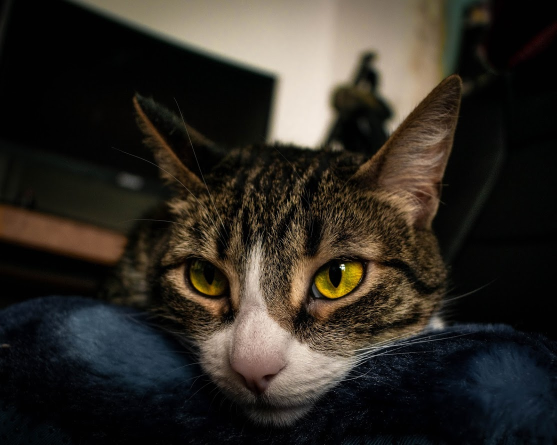
#> input picture homeworks/images/coyoya.jpg, 1113 x 890 px (shown at 1/2 size)
$ jupyter execute --allow-errors hwk01.ipynb   (shell and % lines are left out)
#> lines starting #> are read from the running program, lines starting #| are printed output that depends on the picture; long printed decimals are rounded
# MAT281 - Tarea 1

## SVD y Gatitos

En este ejercicio utilizaremos la descomposición valor singular con tal de comprimir imágenes, si bien hay algoritmos mucho mejores para esto, será un ejercicio muy ilustrativo.

### Recuerdo

La descomposición SVD de una matriz $A$ de tamaño $m \times n$ posee la siguiente forma
$$
A = U \Sigma V^H
$$
donde $\Sigma$ es diagonal $m \times n$, mientras que $U$ y $V$ son matrices unitarias $m \times m$ and $n \times n$, respectivamente. Los elementos diagonales de $\Sigma$ son no-negativos y aquellos valores positivos son llamados **valores singulares** de $A$. Como convención los valores singulares se listan en orden decreciente a lo largo de la diagonal. Las columnas de $U$ y $V$ son llamadas **vectores singulares** izquierdos y derechos respectivamente.

PD: Recuerda que $A^H = \bar{A}^\top$, es decir, la matriz traspuesta de la matriz conjugada.

[cell 1]
import numpy as np
from scipy.linalg import svd
from scipy import linalg

np.random.seed(42)  # Para reproducibilidad de resultados

Por ejemplo para una matriz de $2 \times 2$:

[cell 2]
A = np.array([[0.1, 0.5], [0.4, 0.8]])
u, s, vh = svd(A)

#### Ejercicio 1

(5 puntos)

Define la función `svd_validaton` tal que:

1. El _input_ sea un arreglo bidimensional `A` de tamaño $m \times n$.
2. Obtenga la descomposición valor singular de `A`.
3. Retorne `True` o `False` si es que se cumple la igualdad
$$
A = \sum_{l=1}^{\min(m, n)} \sigma_l \; u_l v_l^H,
$$
donde $\sigma_l$ corresponden a los valores singulares de $A$, mientras que $u_i$ y $v_j$ a las columnas de $U$ y $V$ respectivamente. Hint: Utiliza `np.allclose` con la tolerancia por defecto.

[cell 3]
def svd_validation(A):
    m, n = np.shape(A)
    U, s, Vh = svd(A)
    new_A = np.zeros(np.shape(A))
    for l in np.arange(0,min(m,n)):
        new_A = new_A + s[l] * np.outer(U[:,l:l+1], Vh.T[:,l:l+1])
    return np.allclose(new_A,A)

[cell 4]
A_test = np.random.randint(100, size=(20, 5))
svd_validation(A_test)

### Geometría

Considerar una matriz `A` como un operador lineal tiene una interpretación geométrica muy sencilla, transforma una (hyper)-esfera en una (hyper)-elipse. Por ejemplo, consideremos una esfera unitaria en $\mathbb{R}^2$.

[cell 5]
import matplotlib.pyplot as plt

[cell 6]
def show_circle(circle):
    plt.plot(circle[0, :], circle[1, :])
    plt.axis('image');

[cell 7]
t = np.linspace(0, 3.5 * np.pi , num=300)
l = np.linspace(-1, 1, num=10)
z = np.zeros_like(l)
circle = np.array(
    [
        np.concatenate([l, np.cos(t), z]),
        np.concatenate([z, np.sin(t), l])
    ]
)

show_circle(circle)

Luego, al utilizar `A` como un operador lineal, es decir $A C$.

[cell 8]
print(A)

[cell 9]
show_circle(A @ circle)

#### Ejercicio 2

(5 puntos)

* Obtén la descomposición SVD de $A$, tal que $A = U \Sigma V^H$.
* Grafica el resultado de aplicar los siguientes operadores lineales a la circunferencia unitaria:
    - $U$
    - $\Sigma$
    - $V^H$
* Explica con tus palabras la transformación de la circunferencia unitaria luego de aplicar los operadores anteriores, ¿Influye en algo que $U$ y $V$ sean unitarias?
* ¿Qué relación tienen los operadores anteriores respecto a aplicar el operador lineal $A$?

[cell 10]
U, s, V = svd(A)
m, n = np.shape(A)
Σ = linalg.diagsvd(s,m,n)

[cell 11]
show_circle(U @ circle)

[cell 12]
show_circle(Σ @ circle)

[cell 13]
show_circle(V @ circle)
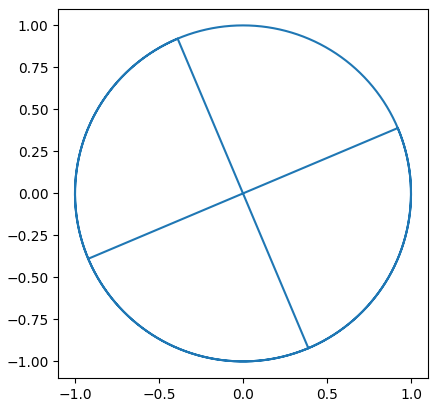
#> figure drawn by matplotlib, 1 panel

* Explica con tus palabras la transformación de la circunferencia unitaria luego de aplicar los operadores anteriores, ¿Influye en algo que $U$ y $V$ sean unitarias?

__Respuesta:__
* Lo que resultó de aplicarle el operador $U$ a la circunferencia fue solamente una rotación de la circunferencia.
* Lo que resultó de aplicarle el operador $\Sigma$ a la circunferencia fue un '_achantamiento_'.
* Lo que resultó de aplicarle el operador $V$ a la circunferencia fue nuevamente una rotación, no igual a la ocacionada por $U$, de hecho pareciera que en sentido contrario a esta.

Además, podemos apreciar que sí influye que $U$ y $V$ sean unitarias, ya que las transformaciones resultantes no modificaron la característica unitaria de la bola, sólo la rotaron, sin embargo la aplicación de $\Sigma$ modificó la medida del eje vertical.

* ¿Qué relación tienen los operadores anteriores respecto a aplicar el operador lineal $A$?

[cell 14]
show_circle( V @ circle)

[cell 15]
show_circle(Σ @ V @ circle)
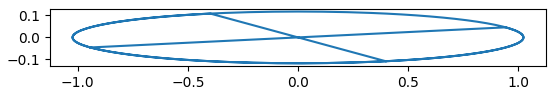
#> figure drawn by matplotlib, 1 panel

[cell 16]
show_circle(U @ Σ @ V @ circle)

__Respuesta:__ Como $A=U\Sigma V$, tenemos que $AC=U\Sigma VC$, entonces aplicar los operadores $U$, $\Sigma$, $V$ a $C$ (en nuestro caso '_circle_') de manera secuencial resultará en la misma transformación obtenida de $AC$. De esta forma, $U$, $\Sigma$, $V$ son una descomposición en rotaciones y achatamiento del operador $A$.

### Aproximación Rango Menor

Existen muchas maneras de expresar una matriz como una suma de matrices de menor rango, por ejemplo:

$$
\begin{bmatrix}
a & b \\
c & d
\end{bmatrix}
=
\begin{bmatrix}
a & 0 \\ 0 & 0
\end{bmatrix}
+
\begin{bmatrix}
0 & b \\ 0 & 0
\end{bmatrix}
+
\begin{bmatrix}
0 & 0 \\ c & 0
\end{bmatrix}
+
\begin{bmatrix}
0 & 0 \\ 0 & d
\end{bmatrix}.
$$

Cada una de las matrices del lado derecho pueden tener rango a lo más 1.

En el primer ejercicio demostraste que la descomposición SVD $A$ puede ser expresada como una suma de matrices. Sin embargo, cada una de estas matrices tiene rango 1! Esto pues cada una de estas matrices se forma a partir de los productos externos entre los vectores $u_l$ y $v_l$, es decir $u_l v_l^H$.

La pregunta natural es:

_¿Cómo obtener una buena aproximación de $A$ utilizando matrices de rango muy bajo?_

Bueno, aquí va un teorema.

__Teorema 1:__

Sea $A$ matriz de tamaño $m \times n$. Para cualquier $0 \le \ell \le r = \text{rank}(A)$, se define la matriz
$$
A_\ell = \sum_{j=1}^{\ell} \sigma_j u_j v_j^h,
$$
utilizando los valores singulares $\sigma_j$ y los vectores singulares (izquierdos y derechos) $u_j, v_j$ de $A$,  i.e., $A_\ell$ se compone de la suma de los primeros $\ell$ términos de la descomposición SVD escrita como una suma de productor externos. Luego, el mínimo de  $\| A - B \|_F$ sobre todas las matrices $B$ de tamaño $m \times n$ y rango no mayor a $\ell$ se obtiene por $\| A - A_\ell \|_F$ y el mínimo que se alcanza es  $(\sigma_{\ell+1}^2 + \cdots + \sigma_r^2)^{1/2}$.

Recuerda que la norma de Frobenius se define como

$$
\| A \|_F = \bigg( \sum_{i, j} |A_{ij}|^2 \bigg)^{1/2}.
$$

Motivaremos el ejercicio utilizando imágenes en escala de grises ya que es muy intuitivo, fácil de ver y se puede considerar que la imagen es una matriz.

[cell 17]
from pathlib import Path
from PIL import Image

[cell 18]
# Utilizaremos una foto de una de mis gatitas c:
cat = Image.open(Path().resolve() / "images" / "coyoya.jpg").convert('L')
cat

Para convertirla en un numpy array basta con:

[cell 19]
cat_np = np.array(cat)
print(cat_np.shape)
#| (890, 1113)

#### Ejercicio 3

(10 puntos)

Define la función `low_rank_svd_approximation` tal que:

* Los inputs sean $A$ (la imagen convertida un `np.array` de dimensión 2) y un valor entero $\ell$ que represente la cantidad de términos a sumar de la despomposición SVD (respecto al teorema anterior).
* Retorne la aproximación $A_\ell$
* Imprima el error de la aproximación utilizando la norma de Frobenius.

Luego prueba tu función y observa la imagen con distintos valores de $\ell$.

[cell 20]
def low_rank_svd_approximation(A, l):
#> called with l = 10
    m, n = np.shape(A)
#> m = 890; n = 1113
    U, s, Vh = svd(A)
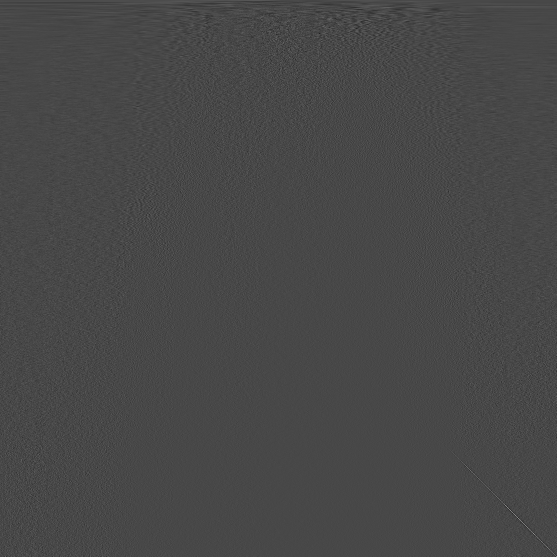
#> Vh: shape (1113, 1113) float32 (shown at 1/2 size); min -0.263, max 0.668, mean 3.97e-05; drawn with min black and max white
#> s = 890 values, max 62637.2 at index 0, min 2.25 at index 889, mean 418.9
    A_l = np.zeros(np.shape(A))
    for l in np.arange(0,l):
        A_l = A_l + s[l] * np.outer(U[:,l:l+1], Vh.T[:,l:l+1])
    error = linalg.norm(A - A_l,'fro')
#> error = 16044.7
    normaA=linalg.norm(A ,'fro')
#> normaA = 72547.7
    print(f'El error de aproximación es de {round(error/normaA,4)*100}%')
#| El error de aproximación es de 22.12%
    return A_l

[cell 21]
cat10 = low_rank_svd_approximation(cat_np, l=10)
plt.imshow(cat10, cmap='gray');

[cell 22]
cat50 = low_rank_svd_approximation(cat_np, l=50)
#> call 2 of low_rank_svd_approximation, with l = 50
#> after the loop in low_rank_svd_approximation (call 2), `for l in np.arange(0,l):`:
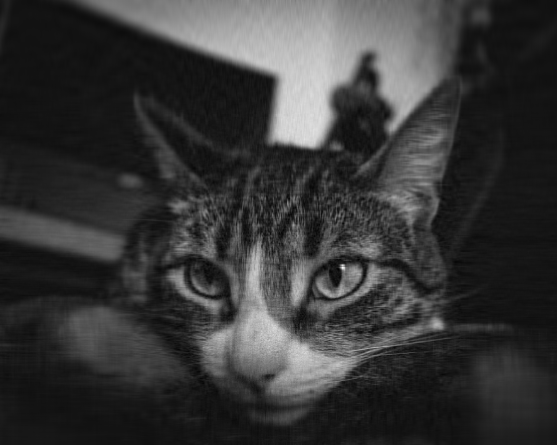
#> A_l: shape (890, 1113) float64 (shown at 1/2 size); min -21.44, max 280.8, mean 44.3; drawn with min black and max white
#> in low_rank_svd_approximation (call 2), `error = linalg.norm(A - A_l,'fro')`: error = 8143.3
#| El error de aproximación es de 11.220%
plt.imshow(cat50, cmap='gray');

#### Ejercicio 4

(15 puntos)

En el ejercicio anterior fijaste un rango máximo y obtuviste la aproximación, sin embargo, en otro contexto, te gustaría fijar una tolerancia de error y obtener la mejor aproximación.

Define la función `low_rank_svd_tol_approximation` tal que:

* Los inputs sean $A$ (la imagen convertida un `np.array` de dimensión 2) y $\varepsilon$ (tolerancia relativa) tal que
$$
\left(\frac{\sigma_{\ell+1}^2 + \cdots + \sigma_r^2}{\sigma_1^2 + \cdots + \sigma_r^2}\right)^{1/2} \le \varepsilon.
$$
* Imprima $\ell(\varepsilon)$, es decir, el mayor rango aproximado de $A$ tal que el error de aproximación sea a lo más $\varepsilon$.
* Retorne la aproximación $A_{\ell(\varepsilon)}$

Luego prueba tu función y observa la imagen con distintos valores de $\varepsilon$.

[cell 23]
def low_rank_svd_tol_approximation(A, tol):
#> called with tol = 0.1
    U, s, Vh = svd(A)
    rank = np.linalg.matrix_rank(A)
#> rank = 890
    for l in np.arange(0,rank):
        factor = linalg.norm(s[l:rank],2)/linalg.norm(s[0:rank],2)
        if factor <= tol:
            print(f'El rango aproximado de A es l={l+1}')
            break
        l=l+1
#> this loop made 65 passes
#> factor on passes 1 to 12: 1, 0.505, 0.408, 0.365, 0.334, 0.302, 0.28, 0.259, 0.244, 0.232, 0.221, 0.211
    return low_rank_svd_approximation(A, l+1)
#| El error de aproximación es de 9.86%

[cell 24]
cat_e1 = low_rank_svd_tol_approximation(cat_np, tol=1.e-1)
plt.imshow(cat_e1, cmap='gray');

[cell 25]
cat_e2 = low_rank_svd_tol_approximation(cat_np, tol=1.e-2)
#> the loop in low_rank_svd_tol_approximation (call 2), `for l in np.arange(0,rank):` made 458 passes
#| El error de aproximación es de 0.99%
plt.imshow(cat_e2, cmap='gray');

#### Ejercicio 5

(5 puntos)

Utilizando alguna imagen de tu preferencia utiliza ambas

[cell 26]
your_img_name = 'canela2.jpg'
your_img = Image.open(Path().resolve() / "images" / your_img_name ).convert('L')
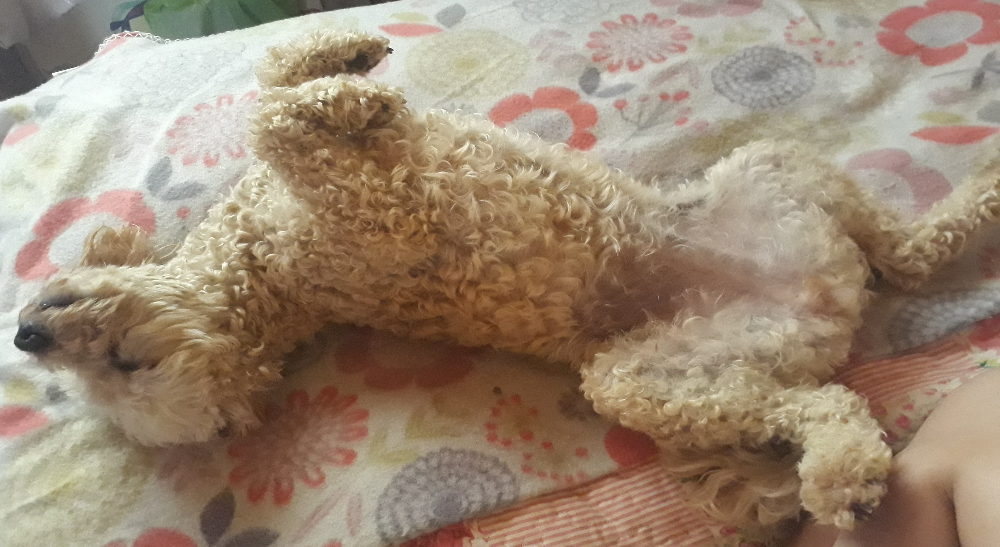
#> input picture homeworks/images/canela2.jpg, 1000 x 547 px
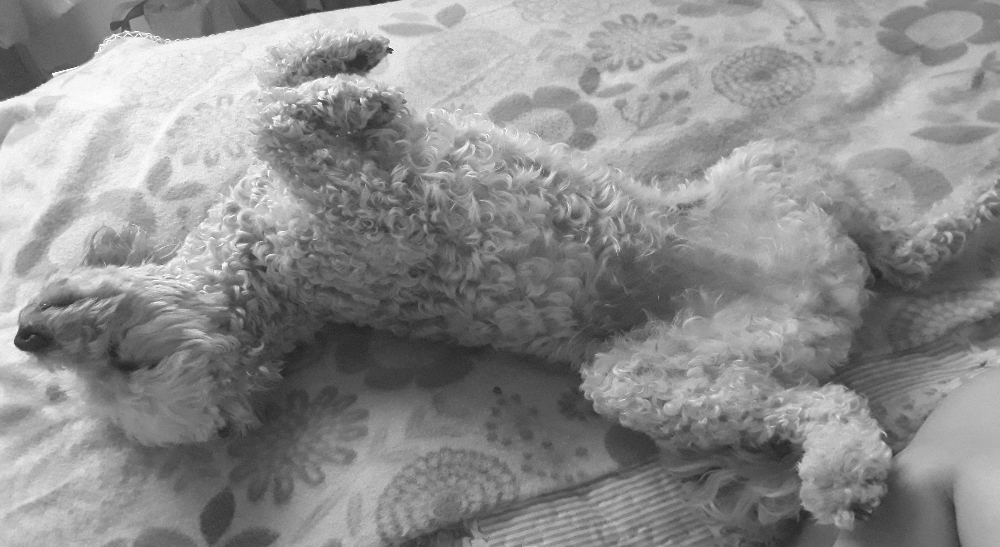
#> your_img: PIL image 1000x547 L; min 27, max 255, mean 141.1
your_img

[cell 27]
your_img_np = np.array(your_img)
print(your_img_np.shape)
#| (547, 1000)

[cell 28]
your_img10 = low_rank_svd_approximation(your_img_np, l=10)
#> in low_rank_svd_approximation (call 5), `U, s, Vh = svd(A)`:
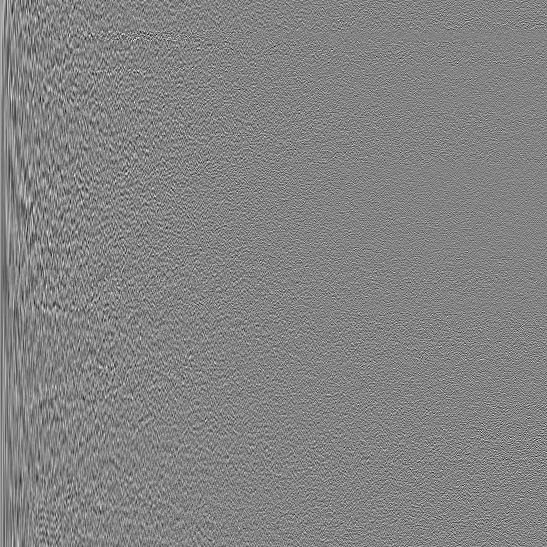
#> U: shape (547, 547) float32; min -0.223, max 0.209, mean 5.48e-05; drawn with min black and max white
#> in low_rank_svd_approximation (call 5), `U, s, Vh = svd(A)`: s = 547 values, max 106857.8 at index 0, min 33.69 at index 546, mean 598.2
#> in low_rank_svd_approximation (call 5), `error = linalg.norm(A - A_l,'fro')`: error = 11618.2
#> in low_rank_svd_approximation (call 5), `normaA=linalg.norm(A ,'fro')`: normaA = 110341.7
#| El error de aproximación es de 10.530%
plt.imshow(your_img10, cmap='gray');

[cell 29]
your_img50 = low_rank_svd_approximation(your_img_np, l=20)
#> after the loop in low_rank_svd_approximation (call 6), `for l in np.arange(0,l):`:
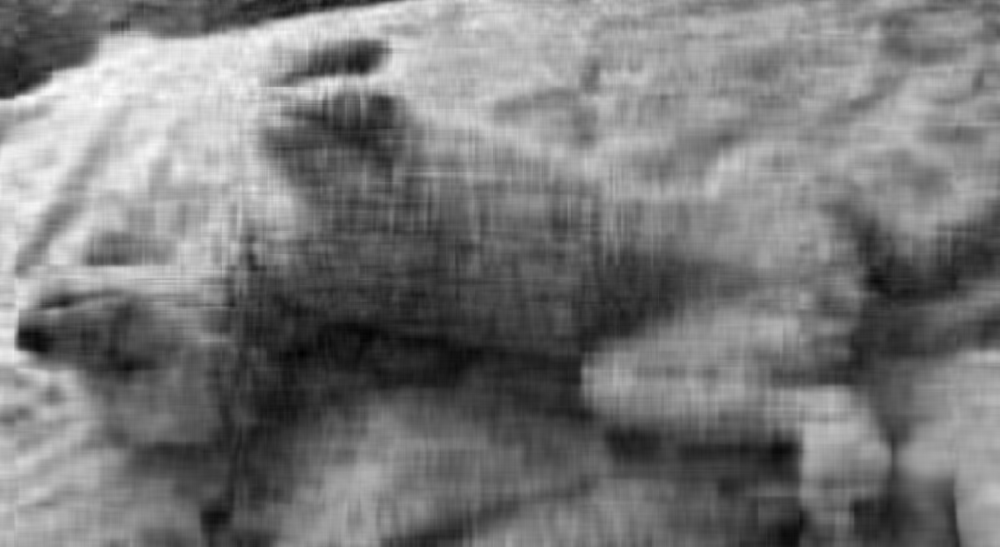
#> A_l: shape (547, 1000) float64; min 30.36, max 263, mean 141.1; drawn with min black and max white
#> in low_rank_svd_approximation (call 6), `error = linalg.norm(A - A_l,'fro')`: error = 8583.3
#| El error de aproximación es de 7.780%
plt.imshow(your_img50, cmap='gray');

[cell 30]
your_img_e1 = low_rank_svd_tol_approximation(your_img_np, tol=1.e-1)
#> after the loop in low_rank_svd_approximation (call 7), `for l in np.arange(0,l):`:
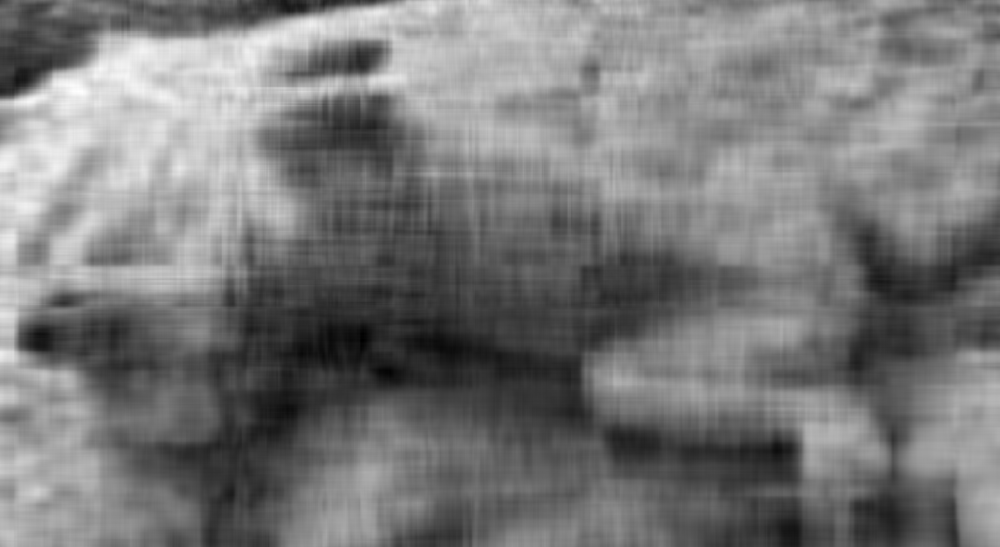
#> A_l: shape (547, 1000) float64; min 26.58, max 268, mean 141.1; drawn with min black and max white
#> in low_rank_svd_approximation (call 7), `error = linalg.norm(A - A_l,'fro')`: error = 10477.4
#| El error de aproximación es de 9.5%
plt.imshow(your_img_e1, cmap='gray');

[cell 31]
your_img_e2 = low_rank_svd_tol_approximation(your_img_np, tol=1.e-2)
#> after the loop in low_rank_svd_approximation (call 8), `for l in np.arange(0,l):`:
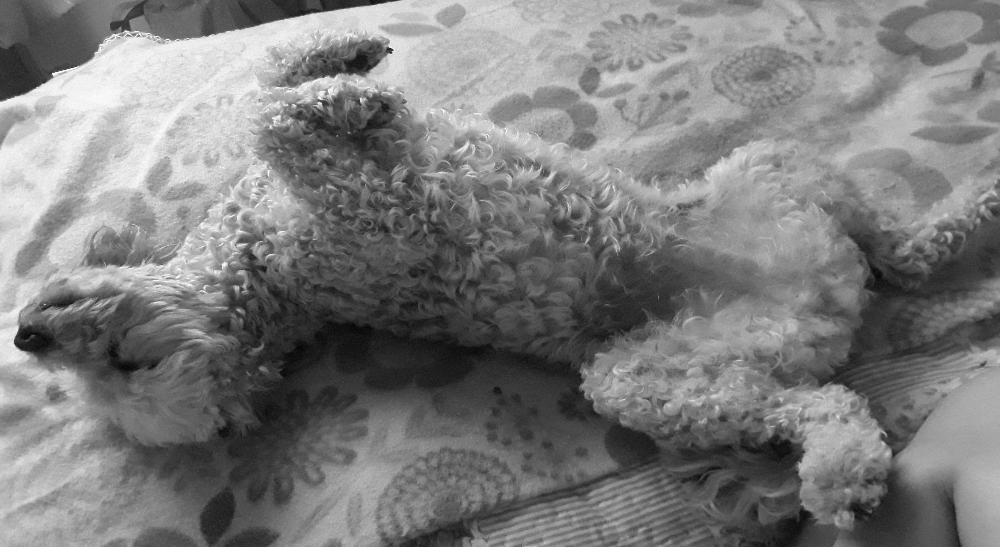
#> A_l: shape (547, 1000) float64; min 29.72, max 257.1, mean 141.1; drawn with min black and max white
#> in low_rank_svd_approximation (call 8), `error = linalg.norm(A - A_l,'fro')`: error = 1093.6
#| El error de aproximación es de 0.99%
